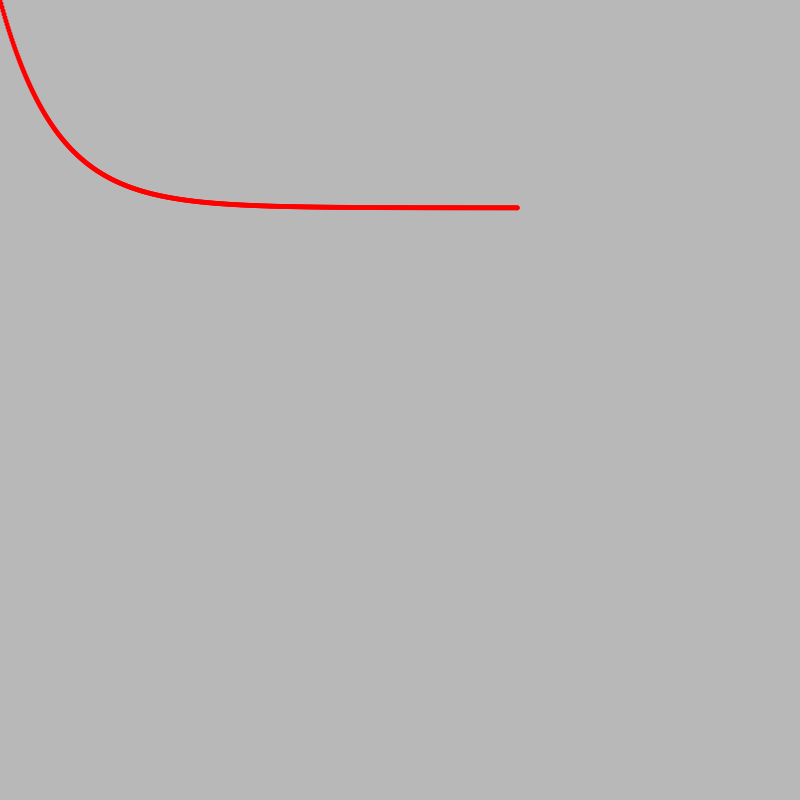
Frame 1 (no input)
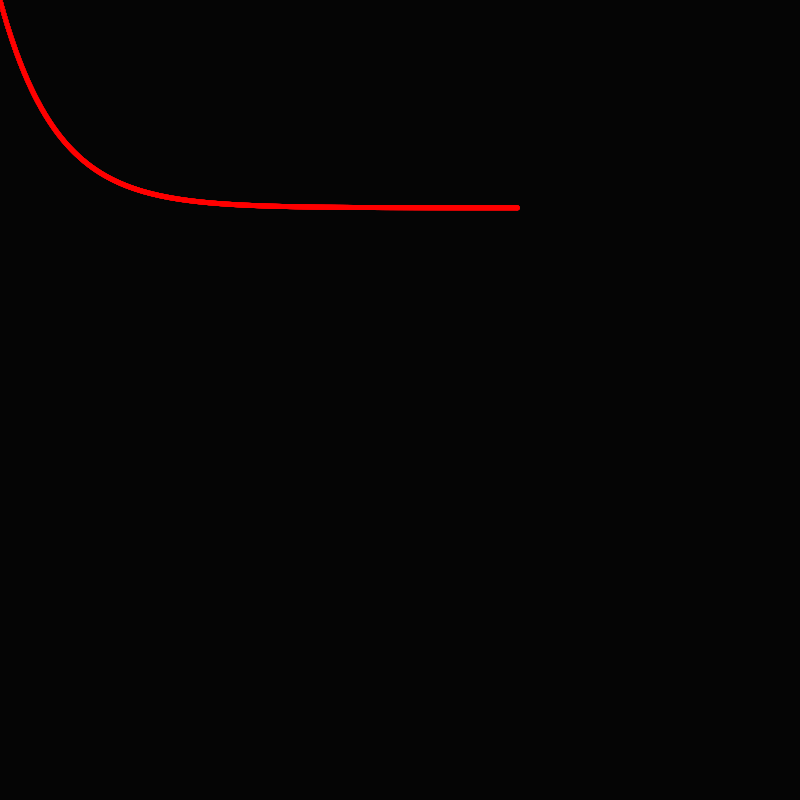
Frame 60 (the mouse pressed at the canvas centre just before this capture)
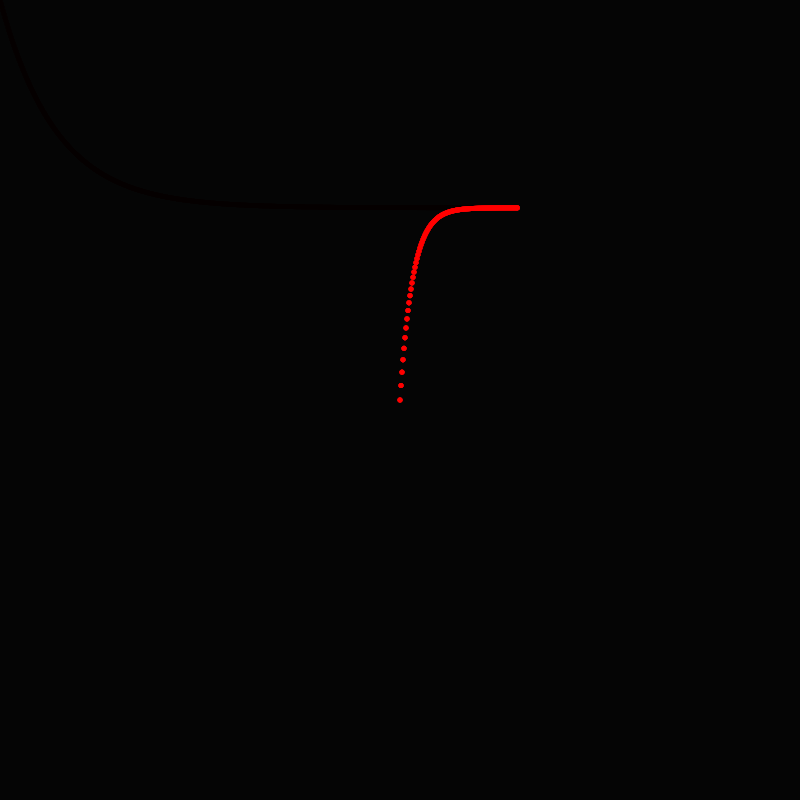
Frame 120 (the mouse held since frame 60 and released just before this capture)

The Processing sketch that drew these frames (run headless with seeded random() and noise(); from frame 60 on, the mouse is pressed at the canvas centre):

// Processing sketch: processing_26546
// ── processing_26546.pde

float x,y,x1,y1,hownear,k,e=2.71,rad;
color c;
int u = 10;
void setup() {
  size(800,800);
  smooth();
  noStroke();
  x=random(width);
  y=random(height);
  rad=5;
  hownear = 0.0001;
  colorMode(HSB,100);
  noStroke();
  c = color(100,100,100);
}
void draw() {
  fill(0,u);
  rect(0,0,width,height);
  fill(c);
  ellipse(x,y,rad,rad);
  x1 = mouseX;
  y1 = mouseY;
  k = - log(hownear)/(x-x1);
  for(int i = 0; i <= abs(x-x1); i++) {
    float ynow = y + (y1-y)*pow(e, -k*(i*(x-x1)/abs(x-x1)));
    ellipse(x1+i*(x-x1)/abs(x-x1),ynow,rad,rad);
  }
  if(mousePressed) {
    if(mouseButton==LEFT) {
      x=mouseX;
      y=mouseY;
    }
  }
  if(keyPressed){
  if(key==CODED){
    if(keyCode==LEFT){
      u = constrain(u-1,0,100);
    }else if(keyCode==RIGHT){
      u = constrain(u+1,0,100);
    }else if(keyCode==UP){
      rad++;
    }else if(keyCode==DOWN){
      rad = abs(rad - 1);
    }
  }
}
}
void mousePressed() {
  if(mouseButton==RIGHT) {
    c= color(random(100),random(100),100);
    fill(c);
  }
}
